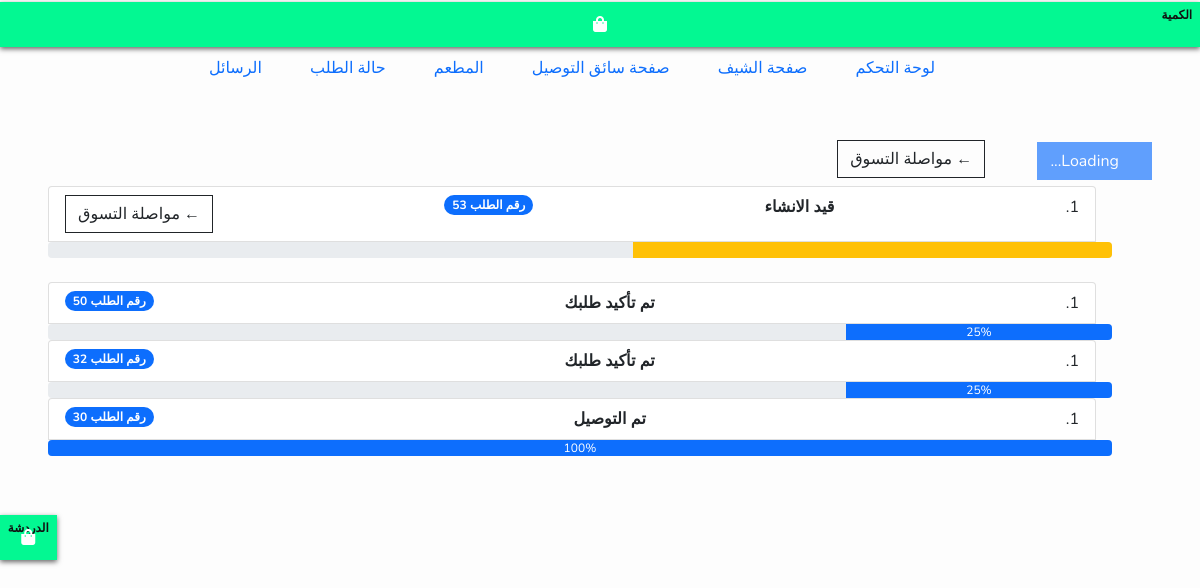
Page /tracking (signed in) on the committed database.
### app/models.py (models this page shows, shortened)
class Order(models.Model):
    customer = models.ForeignKey(Customer, on_delete=models.SET_NULL, null=True, blank=True)
    date_ordered = models.DateTimeField(auto_now_add=True)
    complete = models.BooleanField(default=False, null=True, blank=True)
    transaction_id = models.CharField(max_length=100, null=True)
    status_order = models.CharField(max_length=2, choices=ORDER_STATUS, default='NO')
    booking_driver = models.BooleanField(default=False, null=True, blank=True)
    driver = models.CharField(max_length=100, blank=True, null=True)

### app/views.py (the view)
# urls.py: path('tracking', views.tracking, name='tracking'),
@login_required()
def tracking(request):
    customer = request.user.customer
    orders = Order.objects.filter(customer=customer).order_by('-id')
    return render(request, 'tracking.html', {'orders':orders})

### app/templates/tracking.html (shortened to what this page needs)
{% extends "base.html" %}
{% block content %}
<div class="m-5">
    <button class="btn btn-primary" type="button" disabled>
        Loading...
    </button>
    <a  class="btn btn-outline-dark m-5 mt-1 mb-2" href="{% url 'listProducts' %}">&#x2190; مواصلة التسوق</a>
    {% for item in orders %}
        {% if item.status_order == 'UR' %}
        <ol class="list-group list-group-numbered">
            <li class="list-group-item d-flex justify-content-between align-items-start">
                <div class="fw-bold">تم استلام طلبك بنجاح</div>
                <span class="badge bg-primary rounded-pill"> رقم الطلب {{item.id}}</span>
            </li>
            <div class="progress">
                <div class="progress-bar" role="progressbar" style="width: 0%;" aria-valuenow="0" aria-valuemin="0" aria-valuemax="100">0%</div>
            </div>
        </ol>
        {% elif item.status_order == 'BA' %}
        <ol class="list-group list-group-numbered">
            <li class="list-group-item d-flex justify-content-between align-items-start">
                <div class="fw-bold">تم تأكيد طلبك</div>
                <span class="badge bg-primary rounded-pill"> رقم الطلب {{item.id}}</span>
            </li>
            <div class="progress">
                <div class="progress-bar" role="progressbar" style="width: 25%;" aria-valuenow="25" aria-valuemin="0" aria-valuemax="100">25%</div>
            </div>
        </ol>
        {% elif item.status_order == 'DE' %}
        <ol class="list-group list-group-numbered">
            <li class="list-group-item d-flex justify-content-between align-items-start">
                <div class="fw-bold">تم التوصيل</div>
                <span class="badge bg-primary rounded-pill"> رقم الطلب {{item.id}}</span>
            </li>
            <div class="progress">
                <div class="progress-bar" role="progressbar" style="width: 100%;" aria-valuenow="100" aria-valuemin="0" aria-valuemax="100">100%</div>
            </div>
        </ol>
        {% elif item.status_order == 'NO' %}
        <br>
        <ol class="list-group list-group-numbered">
            <li class="list-group-item d-flex justify-content-between align-items-start">
                <div class="fw-bold">قيد الانشاء</div>
                <span class="badge bg-primary rounded-pill"> رقم الطلب {{item.id}}</span>
                <a  class="btn btn-outline-dark" href="{% url 'listProducts' %}">&#x2190; مواصلة التسوق </a>
            </li>
            <div class="progress">
             <div class="progress-bar bg-warning" role="progressbar" style="width: 45%" aria-valuenow="45" aria-valuemin="0" aria-valuemax="100"></div>
            </div>
        </ol>
         <br>
        {% endif %}
    {% endfor %}
</div>
{% endblock content %}

### static/css/main.css (style rules this page uses)
body { background-color: hsl(0, 0%, 98%); }
.btn { border-radius: 0; }

### static/css/style.css (style rules this page uses)
* { margin: 0; padding: auto; box-sizing: border-box; }
body { background: #fdfdfd; font-family: "Nunito", sans-serif; font-size: 1rem; }
li { margin-right: 1rem; }

### rows in the picture
Order: id "53"
Order: id "50"
Order: id "32"
Order: id "30"
